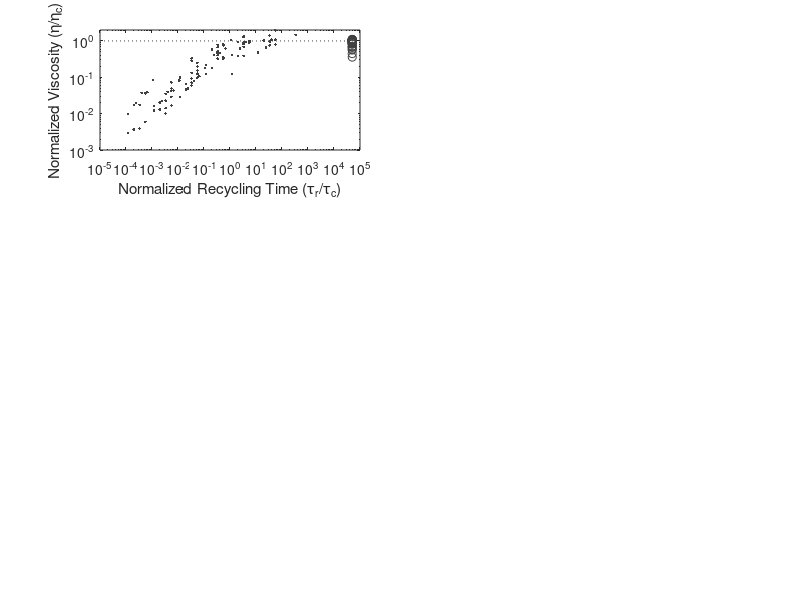

MATLAB code to generate this figure: (Note: this script raises an error after producing the figure.)
figure

bp = '~/Documents/MATLAB/activnet/data/';
cd(bp);
load('extendrec_meas')

subplot('Position',[0.125 0.95-0.2 0.325 0.2])
for ind=1:size(allt,1)
    
       
    mu = 100*abs(allp(ind,3));
    
    tr = 1./allp(ind,10);
    nscale = pi/4*(allp(ind,2)/allp(ind,5)-1)^2*allp(ind,6);
    ntscale = allp(ind,2)^2*allp(ind,6)/allp(ind,5)/abs(allp(ind,3));
    
    tstop = find(allt(ind,:)==0,2);
    if(length(tstop)>1)
        tstop = tstop(2)-1;
    else
        tstop = length(allt(ind,:));
    end
    t = allt(ind,1:tstop);
    sl = allf(ind,1:tstop);
    g = allg(ind,1:tstop);
    
    if(allp(ind,11)<0&&tr>=allp(ind,6))
                loglog(tr/ntscale,abs(allp(ind,11))/mean(g(find(abs(t-2*tr)==min(abs(t-2*tr))):end))/nscale/2,'.','Color',[0.25 0.25 0.25],'DisplayName',['\tau = ' num2str(1/allp(ind,10)) ',  \xi = ' num2str(allp(ind,6)) ',  \sigma = ' num2str(allp(ind,11))])
     hold on
    end
end

load('extend_meas2')

subplot('Position',[0.125 0.95-0.2 0.325 0.2])
for ind=1:size(allt,1)
    mu = abs(allp(ind,3));
    
    nscale = pi/4*(allp(ind,2)/allp(ind,5)-1)^2*allp(ind,6);
    ntscale = allp(ind,2)^2*allp(ind,6)/allp(ind,5)/abs(allp(ind,3));
    
    tstop = find(allt(ind,:)==0,2);
    if(length(tstop)>1)
        tstop = tstop(2)-1;
    else
        tstop = length(allt(ind,:));
    end
    t = allt(ind,1:tstop);
    sl = allf(ind,1:tstop);
    g = allg(ind,1:tstop);
    
    sl2 = cumtrapz(t,g,2);
    sl = diff(log(sl2),1,2)./diff(log(t),1,2);

    cutoff = find(sl==min(sl),1);
    term = cutoff+find(sl2(cutoff:end)>0.15,1);
    if(isempty(term))
        term = length(sl);
    end
    spt = cutoff+find(sl(cutoff:term-1)>0.75,1);
    eta=abs(allp(ind,11))./mean(allg(ind,spt:end),2);
    if(~isempty(spt))
                loglog(10^4.7+100*randn,eta/nscale,'o','Color',[0.25 0.25 0.25],'MarkerSize',6,'DisplayName',['\tau = ' num2str(1/allp(ind,10)) ',  \xi = ' num2str(allp(ind,6)) ',  \upsilon = ' num2str(allp(ind,7))])
     hold on
    end
end
loglog([0.00001 100000],[1 1],':','Color',[0.25 0.25 0.25])
ylim([0.001 2])
ylabel('Normalized Viscosity (\eta/\eta_c)')
xlabel('Normalized Recycling Time (\tau_r/\tau_c)')

bp = '~/Documents/MATLAB/activnet/data/';
cd(bp);
load('actrec_meas')


subplot('Position',[0.575 0.95-0.2 0.325 0.2])
for ind=1:size(allt,1)
    mu = 100*abs(allp(ind,3));
    
    tr = 1./allp(ind,10);
    tscale=allp(ind,6)/(allp(ind,7)*mu)^(1/2)*allp(ind,2);
    sscale=1/10*(allp(ind,7)*mu)^(1/2)/allp(ind,5);
    
    tstop = find(allt(ind,:)==0,2);
    if(length(tstop)>1)
        tstop = tstop(2)-1;
    else
        tstop = length(allt(ind,:));
    end
    t = allt(ind,1:tstop);
    sl = allf(ind,1:tstop);
    g = allg(ind,1:tstop);
    
    if(1)
                loglog(tr/tscale,mean(sl(find(abs(t-2*tr)==min(abs(t-2*tr))):end))/sscale,'.','Color',[0.25 0.25 0.25],'DisplayName',['\tau = ' num2str(1/allp(ind,10)) ',  \xi = ' num2str(allp(ind,6)) ',  \upsilon = ' num2str(allp(ind,7))])
     hold on
    end
end
ylabel('Normalized Max Stress (\sigma/\sigma_a)')
xlabel('Normalized Recycling Time (\tau_r/\tau_a)')

annotation('textbox', [0.01 0.91 0.05 0.05],'String','a)','LineStyle','none','FontSize',16,'FontName','Times','Color',[0.25 0.25 0.25])
annotation('textbox', [0.46 0.91 0.05 0.05],'String','b)','LineStyle','none','FontSize',16,'FontName','Times','Color',[0.25 0.25 0.25])
print('-depsc','-r0',['figure5S.eps']);